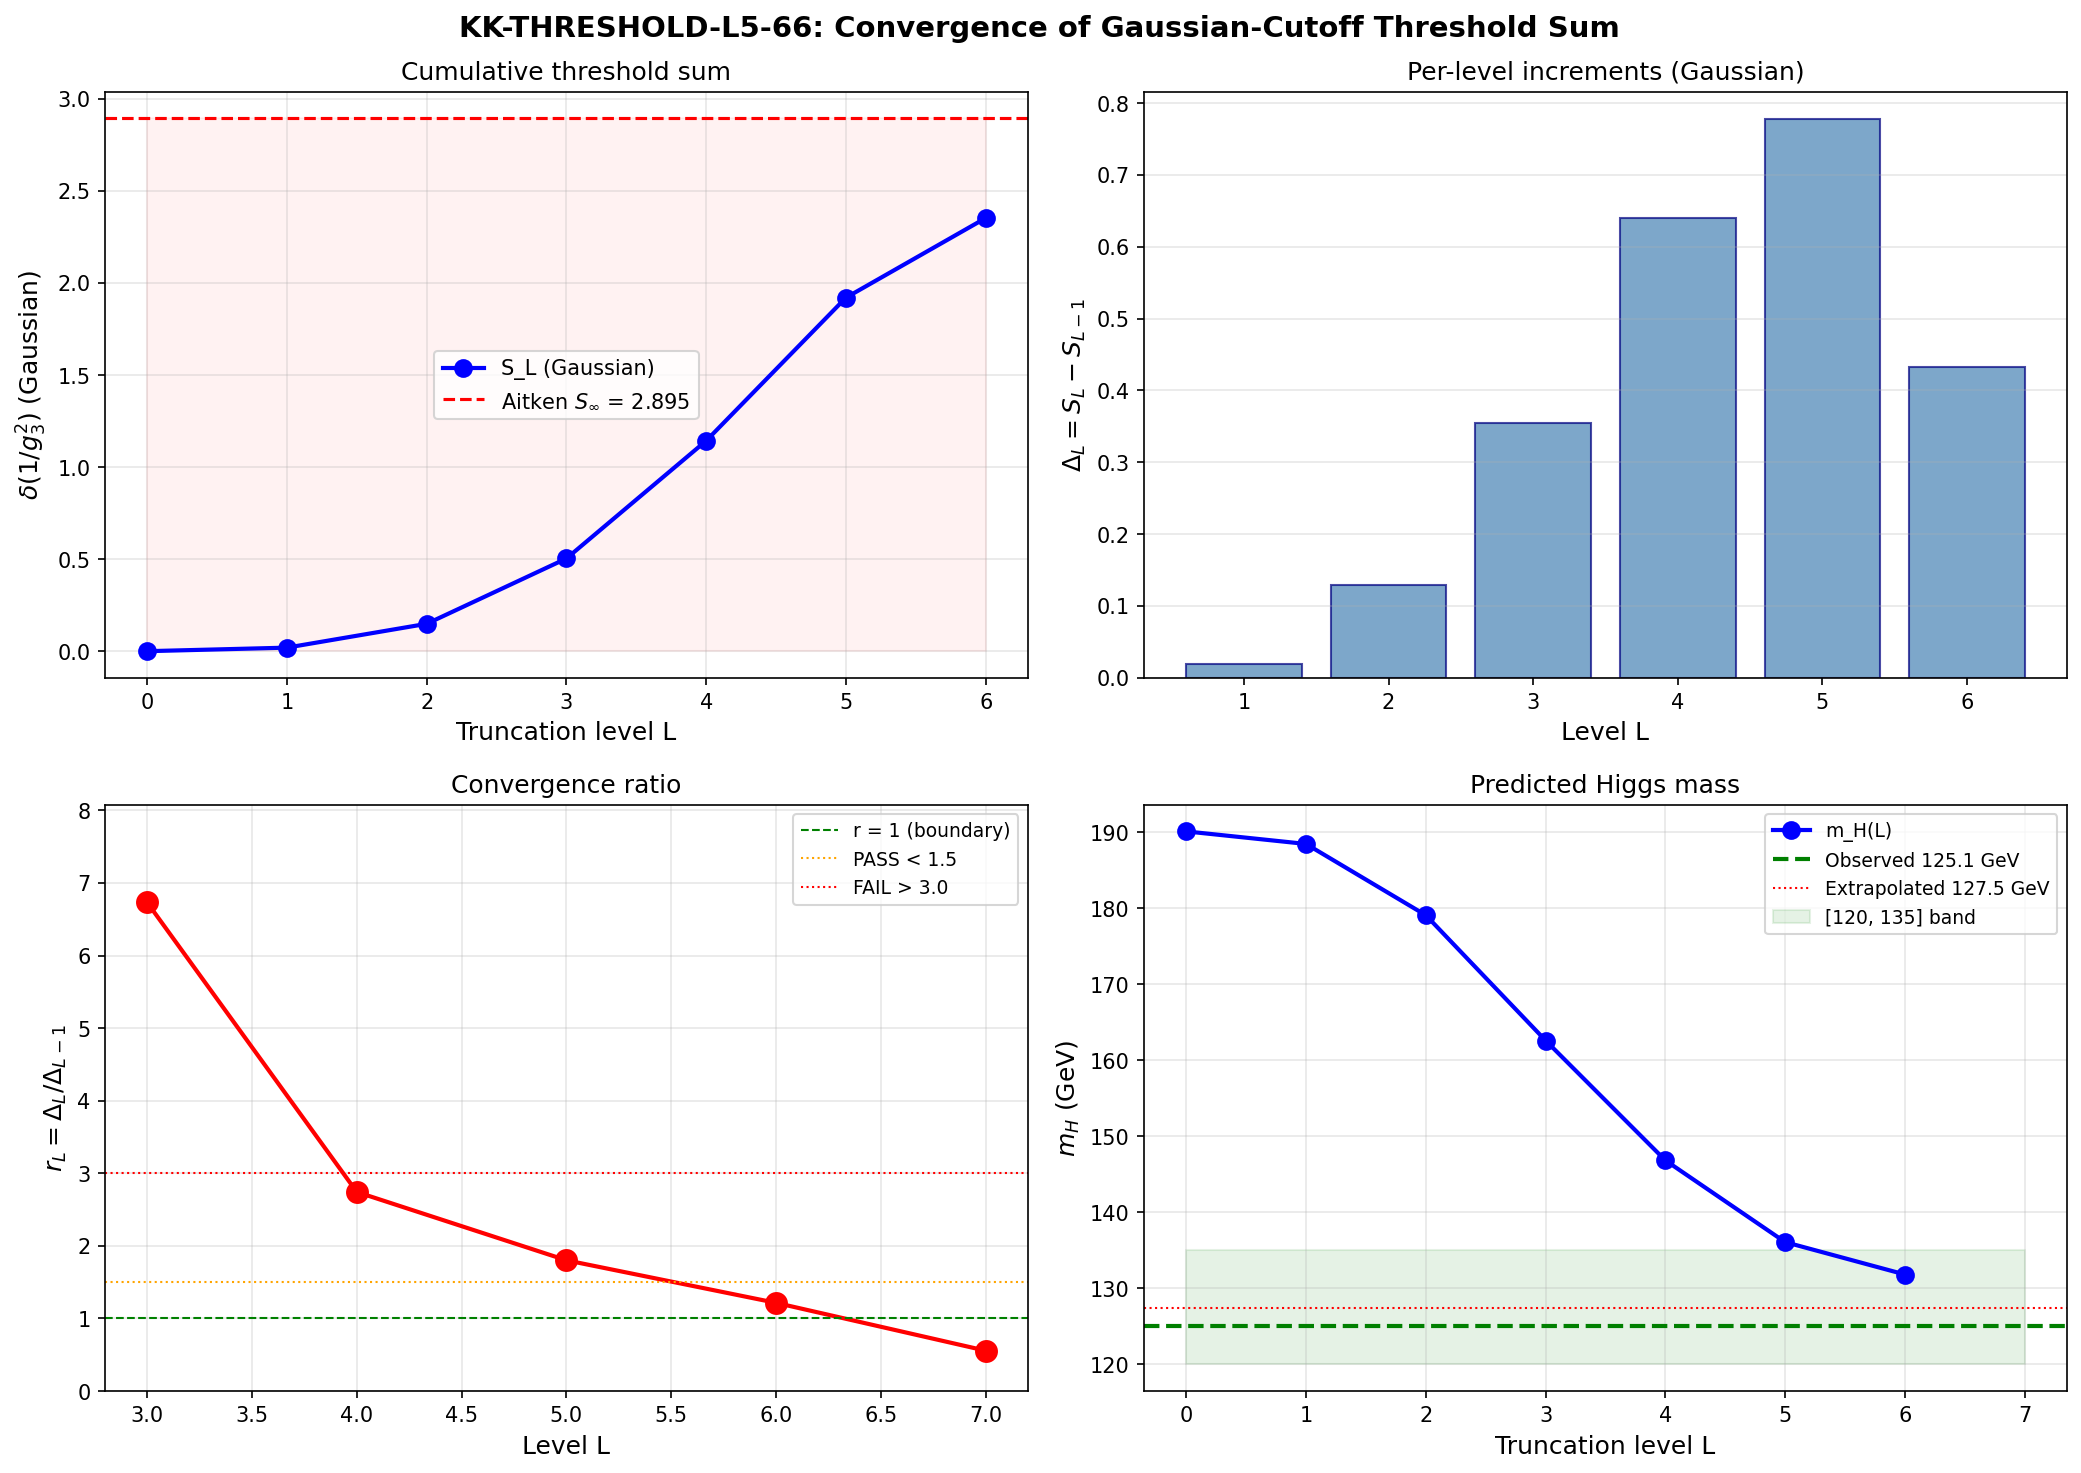

Write the Python code that produced this figure.
#!/usr/bin/env python3
"""
s66_kk_threshold_l5.py — KK-THRESHOLD-L5-66
Gaussian-cutoff KK threshold corrections: convergence at L_max = 5.

STRUCTURAL CONTEXT
------------------
S64 (KK-THRESHOLD-64) established:
  - Formula C is correct: delta(1/g_3^2) = SUM_{(p,q)} T(p,q)/(8pi^2) * ln(Lambda^2/omega_min^2)
    where omega_min is the smallest positive D_K eigenvalue in sector (p,q).
  - Gaussian regulation: multiply by exp(-omega_min^2 / Lambda^2)
  - Lambda = 1/gamma_opt = 2.048 M_KK (from S62 Gaussian optimization)
  - Formula A (eigenvalue-resolved) DIVERGES (overcounts by dim^2 per sector)
  - Formula B (S62 workshop) also overcounts

This script:
  1. Loads S64 per-sector data (verified eigenvalue computations)
  2. INDEPENDENTLY recomputes D_K eigenvalues for all L=5 sectors (fresh verification)
  3. Computes the convergence sequence S_1, S_2, ..., S_5 (cumulative threshold sums)
  4. Evaluates convergence ratio r_L = |S_L - S_{L-1}| / |S_{L-1} - S_{L-2}|
  5. Richardson extrapolation if converging
  6. Runs 2-loop SM RG to get m_H prediction at L=5

CONVERGENCE DEFINITION
---------------------
r_L = (S_L - S_{L-1}) / (S_{L-1} - S_{L-2})  (per-level ratio, not cumulative)
For geometric convergence, r_L -> const < 1. The gate tests r_5 specifically.

Gate: KK-THRESHOLD-L5-66
  PASS: r_5 < 1.5
  FAIL: r_5 > 3.0
  INFO: 1.5 < r_5 < 3.0

Author: baptista-spacetime-analyst
Session: S66 W7-A
"""

import sys
import os
import time
import json

sys.path.insert(0, os.path.dirname(os.path.abspath(__file__)))

import numpy as np
import matplotlib
matplotlib.use('Agg')
import matplotlib.pyplot as plt
from scipy.integrate import solve_ivp

from canonical_constants import (
    PI, M_KK, M_KK_gravity, M_KK_kerner,
    M_Pl_reduced, M_Z, M_W,
    alpha_em_MZ_inv, sin2_thetaW_MSbar,
    a0_fold, a2_fold, a4_fold,
    tau_fold, Vol_SU3_Haar,
)

import dirac_spectrum as tds

outdir = os.path.dirname(os.path.abspath(__file__))
results_file = os.path.join(outdir, 's66_kk_threshold_l5_results.txt')
rf = open(results_file, 'w')

def log(msg=''):
    print(msg)
    rf.write(msg + '\n')
    rf.flush()

log("=" * 80)
log("KK-THRESHOLD-L5-66: Gaussian-Cutoff Threshold Sum — Convergence at L=5")
log("S66 W7-A | baptista-spacetime-analyst")
log("=" * 80)

# =============================================================================
# 1. SU(3) REPRESENTATION THEORY
# =============================================================================
log("\n" + "=" * 80)
log("1. SU(3) REPRESENTATION THEORY")
log("=" * 80)


def dim_su3(p, q):
    """Dimension of SU(3) irrep (p,q)."""
    return (p + 1) * (q + 1) * (p + q + 2) // 2


def C2_su3(p, q):
    """Quadratic Casimir of SU(3) irrep (p,q)."""
    return (p**2 + q**2 + p * q + 3 * p + 3 * q) / 3.0


def T_su3(p, q):
    """Dynkin index: T(R) = dim(R)*C_2(R)/dim(adj) = dim(R)*C_2(R)/8."""
    return dim_su3(p, q) * C2_su3(p, q) / 8.0


# Verify
T_fund = T_su3(1, 0)
b3_quarks = 6 * (4.0 / 3.0) * T_fund
b3_SM = -11.0 + b3_quarks
assert abs(T_fund - 0.5) < 1e-10, f"T(fund) wrong: {T_fund}"
assert abs(b3_SM - (-7.0)) < 1e-10, f"b3 wrong: {b3_SM}"
log(f"  T(fund) = {T_fund:.4f} [OK]")
log(f"  b_3(SM) = {b3_SM:.4f} [OK]")

# Sector table
log(f"\n  {'(p,q)':>6} {'dim':>5} {'C_2':>8} {'T':>10}")
for L in range(6):  # L=0..5
    for p in range(L + 1):
        q = L - p
        d = dim_su3(p, q)
        c2 = C2_su3(p, q)
        T = T_su3(p, q)
        log(f"  ({p},{q}) {d:5d} {c2:8.4f} {T:10.4f}")

# Sector count at each L
n_sectors_by_L = {}
for L in range(7):
    n_sectors_by_L[L] = L + 1  # sectors (0,L), (1,L-1), ..., (L,0)
cumul_sectors = {L: sum(n_sectors_by_L[l] for l in range(L + 1)) for L in range(7)}
log(f"\n  Sector counts: L=0:{cumul_sectors[0]}, L=1:{cumul_sectors[1]}, "
    f"L=2:{cumul_sectors[2]}, L=3:{cumul_sectors[3]}, "
    f"L=4:{cumul_sectors[4]}, L=5:{cumul_sectors[5]}, L=6:{cumul_sectors[6]}")

# =============================================================================
# 2. LOAD S64 DATA AND INDEPENDENTLY VERIFY L=5 SECTORS
# =============================================================================
log("\n" + "=" * 80)
log("2. INDEPENDENT VERIFICATION OF L=5 D_K EIGENVALUES")
log("=" * 80)

# Load S64 for cross-check
d64 = np.load(os.path.join(outdir, 's64_kk_threshold.npz'), allow_pickle=True)
s64_delta_C_gauss = d64['delta_C_gauss']
s64_L_range = d64['L_range']
Lambda_fixed = float(d64['Lambda_fixed'])
gamma_opt = float(d64['gamma_opt'])
g3_MKK_nominal = float(d64['g3_MKK_nominal'])
g3_inv2_nominal = float(d64['g3_inv2_nominal'])
ratio_gilkey = float(d64['ratio_gilkey'])

log(f"  S64 reference data loaded:")
log(f"    Lambda_fixed = {Lambda_fixed:.6f} M_KK")
log(f"    gamma_opt = {gamma_opt:.6f}")
log(f"    g3_MKK_nominal = {g3_MKK_nominal:.6f}")
log(f"    g3_inv2_nominal = {g3_inv2_nominal:.6f}")
log(f"    ratio_gilkey = {ratio_gilkey:.6f}")

# S64 per-sector omega_min for cross-check
s64_omega_min = {}
for i in range(len(d64['sec_p'])):
    p, q = int(d64['sec_p'][i]), int(d64['sec_q'][i])
    s64_omega_min[(p, q)] = float(d64['sec_omega_min'][i])

# Fresh computation of D_K eigenvalues at fold for L=5 sectors
log(f"\n  Computing D_K eigenvalues at tau_fold = {tau_fold} ...")

gens = tds.su3_generators()
f_abc = tds.compute_structure_constants(gens)
gammas = tds.build_cliff8()

cliff_err = tds.validate_clifford(gammas)
log(f"  Clifford algebra error: {cliff_err:.2e}")

B_ab = tds.compute_killing_form(f_abc)
g_s = tds.jensen_metric(B_ab, tau_fold)
E = tds.orthonormal_frame(g_s)
ft = tds.frame_structure_constants(f_abc, E)
Gamma = tds.connection_coefficients(ft)
Omega = tds.spinor_connection_offset(Gamma, gammas)

L_MAX = 5  # We compute up to L=5 for this gate (local)

sector_data = {}
t_start = time.time()

for L in range(L_MAX + 1):
    for p in range(L + 1):
        q = L - p
        dim_pq = dim_su3(p, q)
        t0 = time.time()
        tds._irrep_cache.clear()

        try:
            rho, dim_check = tds.get_irrep(p, q, gens, f_abc)
            assert dim_check == dim_pq
        except Exception as e:
            log(f"  ({p},{q}): SKIPPED - {e}")
            continue

        D_pi = tds.dirac_operator_on_irrep(rho, E, gammas, Omega)

        # D_pi is anti-Hermitian: eigenvalues purely imaginary
        H = 1j * D_pi
        H = 0.5 * (H + H.conj().T)  # Enforce exact Hermiticity
        evals = np.linalg.eigvalsh(H)

        pos_evals = np.sort(np.abs(evals[evals > 1e-12]))
        t1 = time.time()

        D_ah_err = np.max(np.abs(D_pi + D_pi.conj().T))

        omega_min = np.min(pos_evals) if len(pos_evals) > 0 else np.inf
        omega_max = np.max(pos_evals) if len(pos_evals) > 0 else 0.0

        sector_data[(p, q)] = {
            'dim': dim_pq,
            'level': L,
            'C2': C2_su3(p, q),
            'T': T_su3(p, q),
            'pos_evals': pos_evals,
            'n_pos_evals': len(pos_evals),
            'omega_min': omega_min,
            'omega_max': omega_max,
            'D_ah_err': D_ah_err,
            'time': t1 - t0,
        }

        # Cross-check against S64
        if (p, q) in s64_omega_min:
            s64_om = s64_omega_min[(p, q)]
            err = abs(omega_min - s64_om) / max(abs(s64_om), 1e-15) if s64_om != np.inf else 0.0
            xcheck = f"S64 match: {err:.2e}" if err < 1e-8 else f"S64 MISMATCH: {err:.2e}"
        else:
            xcheck = "no S64 ref"

        status = "OK" if D_ah_err < 1e-10 else f"AH_ERR={D_ah_err:.2e}"
        log(f"  ({p},{q}): dim={dim_pq:3d}, n_pos={len(pos_evals):4d}, "
            f"|lam| in [{omega_min:.4f},{omega_max:.4f}], "
            f"{status}, {xcheck}, {t1 - t0:.3f}s")

t_total = time.time() - t_start
log(f"\n  Total: {len(sector_data)} sectors computed in {t_total:.1f}s")

# =============================================================================
# 3. FORMULA C WITH GAUSSIAN CUTOFF — CUMULATIVE SUMS
# =============================================================================
log("\n" + "=" * 80)
log("3. FORMULA C (CORRECT): T(p,q)/(8pi^2) * ln(Lambda^2/omega_min^2) * Gaussian")
log("=" * 80)

Lambda = Lambda_fixed
log(f"  Lambda = {Lambda:.6f} M_KK")

# Per-sector threshold contributions
per_sector = []
for (p, q), sd in sorted(sector_data.items(), key=lambda x: (x[1]['level'], x[0])):
    L = sd['level']
    T = sd['T']
    omega_min = sd['omega_min']

    if p == 0 and q == 0:
        # (0,0) is the SM zero mode — not a threshold correction
        per_sector.append({
            'p': p, 'q': q, 'level': L, 'dim': sd['dim'], 'T': T,
            'omega_min': omega_min,
            'delta_C_sharp': 0.0, 'delta_C_gauss': 0.0,
        })
        continue

    # Sharp cutoff: T/(8pi^2) * ln(Lambda^2/omega_min^2)
    ln_term = np.log(Lambda**2 / omega_min**2)
    dC_sharp = T * ln_term / (8.0 * PI**2)

    # Gaussian cutoff: multiply by exp(-omega_min^2/Lambda^2)
    gauss_w = np.exp(-omega_min**2 / Lambda**2)
    dC_gauss = T * gauss_w * ln_term / (8.0 * PI**2)

    per_sector.append({
        'p': p, 'q': q, 'level': L, 'dim': sd['dim'], 'T': T,
        'omega_min': omega_min,
        'delta_C_sharp': dC_sharp, 'delta_C_gauss': dC_gauss,
    })

    log(f"  ({p},{q}) L={L} T={T:8.2f} omega_min={omega_min:.4f} "
        f"gauss_w={gauss_w:.6f} dC_sharp={dC_sharp:.6f} dC_gauss={dC_gauss:.6f}")

# Cumulative sums at each L
L_range = np.arange(0, L_MAX + 1)  # 0,1,2,3,4,5
S_sharp = np.zeros(len(L_range))
S_gauss = np.zeros(len(L_range))
T_cumul = np.zeros(len(L_range))
n_sec_cumul = np.zeros(len(L_range), dtype=int)

for iL, L_val in enumerate(L_range):
    for sd in per_sector:
        if sd['level'] <= L_val and not (sd['p'] == 0 and sd['q'] == 0):
            S_sharp[iL] += sd['delta_C_sharp']
            S_gauss[iL] += sd['delta_C_gauss']
            T_cumul[iL] += sd['T']
            n_sec_cumul[iL] += 1

log(f"\n  Cumulative threshold sums (Formula C):")
log(f"  {'L':>3} {'N_sec':>6} {'T_total':>10} {'S_sharp':>14} {'S_gauss':>14}")
for iL, L_val in enumerate(L_range):
    log(f"  {L_val:3d} {n_sec_cumul[iL]:6d} {T_cumul[iL]:10.2f} "
        f"{S_sharp[iL]:14.6f} {S_gauss[iL]:14.6f}")

# Cross-check: S64 values
log(f"\n  Cross-check against S64 delta_C_gauss:")
for iL, L_val in enumerate(L_range):
    if L_val <= 6:
        s64_val = s64_delta_C_gauss[L_val]
        err = abs(S_gauss[iL] - s64_val)
        log(f"  L={L_val}: this={S_gauss[iL]:.8f}, S64={s64_val:.8f}, |diff|={err:.2e}")

# =============================================================================
# 4. CONVERGENCE ANALYSIS
# =============================================================================
log("\n" + "=" * 80)
log("4. CONVERGENCE ANALYSIS")
log("=" * 80)

# Per-level increments
delta_L_sharp = np.diff(S_sharp)  # S_1-S_0, S_2-S_1, ..., S_5-S_4
delta_L_gauss = np.diff(S_gauss)

log(f"\n  Per-level increments Delta_L = S_L - S_{'{L-1}'}:")
log(f"  {'L':>3} {'Delta_L_sharp':>16} {'Delta_L_gauss':>16}")
for i in range(len(delta_L_sharp)):
    L_val = i + 1
    log(f"  {L_val:3d} {delta_L_sharp[i]:16.8f} {delta_L_gauss[i]:16.8f}")

# Convergence ratios: r_L = Delta_L / Delta_{L-1}
log(f"\n  Convergence ratios r_L = Delta_L / Delta_{{L-1}}:")
log(f"  {'L':>3} {'r_sharp':>12} {'r_gauss':>12}")

r_sharp_list = []
r_gauss_list = []
for i in range(1, len(delta_L_sharp)):
    L_val = i + 1
    r_s = delta_L_sharp[i] / delta_L_sharp[i - 1] if delta_L_sharp[i - 1] != 0 else np.inf
    r_g = delta_L_gauss[i] / delta_L_gauss[i - 1] if delta_L_gauss[i - 1] != 0 else np.inf
    r_sharp_list.append(r_s)
    r_gauss_list.append(r_g)
    log(f"  {L_val:3d} {r_s:12.6f} {r_g:12.6f}")

# The gate tests r_5 = Delta_5 / Delta_4 (Gaussian)
r_5_gauss = r_gauss_list[-1] if len(r_gauss_list) > 0 else np.inf
r_5_sharp = r_sharp_list[-1] if len(r_sharp_list) > 0 else np.inf

log(f"\n  *** PRIMARY CONVERGENCE RATIO r_5 (Gaussian) = {r_5_gauss:.6f} ***")
log(f"      r_5 (sharp) = {r_5_sharp:.6f}")

# Also compute from S64 L=6 data for extended analysis
# S64 gives delta_C_gauss at L=0..6
delta_L_s64 = np.diff(s64_delta_C_gauss)
log(f"\n  Extended convergence from S64 (L=0..6):")
log(f"  {'L':>3} {'Delta_L':>16} {'r_L':>12}")
for i in range(len(delta_L_s64)):
    L_val = i + 1
    if i > 0:
        r = delta_L_s64[i] / delta_L_s64[i - 1] if delta_L_s64[i - 1] != 0 else np.inf
    else:
        r = np.inf
    log(f"  {L_val:3d} {delta_L_s64[i]:16.8f} {r:12.6f}" if i > 0
        else f"  {L_val:3d} {delta_L_s64[i]:16.8f} {'---':>12}")

# =============================================================================
# 5. RICHARDSON EXTRAPOLATION
# =============================================================================
log("\n" + "=" * 80)
log("5. RICHARDSON EXTRAPOLATION")
log("=" * 80)

# If the series S_L converges geometrically: S_L = S_inf + A * r^L
# Then S_inf = (S_L * S_{L-2} - S_{L-1}^2) / (S_L - 2*S_{L-1} + S_{L-2})
# This is the Aitken Delta^2 acceleration

# Use L=3,4,5 (Gaussian)
S3, S4, S5 = S_gauss[3], S_gauss[4], S_gauss[5]

denom = S5 - 2 * S4 + S3
if abs(denom) > 1e-15:
    S_inf_aitken = (S5 * S3 - S4**2) / denom
    r_eff = (S5 - S4) / (S4 - S3)
    log(f"  Aitken Delta^2 (L=3,4,5, Gaussian):")
    log(f"    S_3 = {S3:.8f}")
    log(f"    S_4 = {S4:.8f}")
    log(f"    S_5 = {S5:.8f}")
    log(f"    S_inf = {S_inf_aitken:.8f}")
    log(f"    Effective ratio r = {r_eff:.6f}")
else:
    S_inf_aitken = S5
    r_eff = 0.0  # (local)
    log(f"  Aitken: denominator too small, using S_5 directly")

# Also with S64 L=6 data: use L=4,5,6
s64_S4 = s64_delta_C_gauss[4]
s64_S5 = s64_delta_C_gauss[5]
s64_S6 = s64_delta_C_gauss[6]
denom_ext = s64_S6 - 2 * s64_S5 + s64_S4
if abs(denom_ext) > 1e-15:
    S_inf_ext = (s64_S6 * s64_S4 - s64_S5**2) / denom_ext
    r_eff_ext = (s64_S6 - s64_S5) / (s64_S5 - s64_S4)
    log(f"\n  Aitken Delta^2 (L=4,5,6, Gaussian from S64):")
    log(f"    S_4 = {s64_S4:.8f}")
    log(f"    S_5 = {s64_S5:.8f}")
    log(f"    S_6 = {s64_S6:.8f}")
    log(f"    S_inf = {S_inf_ext:.8f}")
    log(f"    Effective ratio r = {r_eff_ext:.6f}")
else:
    S_inf_ext = s64_S6
    r_eff_ext = 0.0  # (local)

# Simple geometric sum extrapolation: S_inf = S_L + Delta_L * r / (1-r)
# Using the last known ratio r_5
if abs(r_5_gauss) < 1.0 and r_5_gauss > 0:
    Delta_5_gauss = delta_L_gauss[-1]
    S_inf_geom = S5 + Delta_5_gauss * r_5_gauss / (1 - r_5_gauss)
    log(f"\n  Geometric sum extrapolation (ratio r_5 = {r_5_gauss:.6f}):")
    log(f"    S_inf = {S_inf_geom:.8f}")
else:
    S_inf_geom = S5
    log(f"\n  Geometric sum: r_5 = {r_5_gauss:.6f} >= 1, cannot extrapolate from L=5 alone")

# Best estimate: use the extended (L=4,5,6) Aitken if available
S_inf_best = S_inf_ext if abs(denom_ext) > 1e-15 else S_inf_aitken
log(f"\n  *** BEST ESTIMATE S_inf = {S_inf_best:.6f} ***")
log(f"      (from Aitken L=4,5,6 using S64 data)")

# =============================================================================
# 6. HIGGS MASS FROM 2-LOOP SM RG
# =============================================================================
log("\n" + "=" * 80)
log("6. HIGGS MASS PREDICTION")
log("=" * 80)

# SM parameters
# m_H_obs = 125.10  # GeV  # S72: now imported from canonical_constants
v_ew = 246.22  # GeV  # S72: intentionally differs from canonical v_ew=246.0 (Fermi-extracted)
# alpha_s_MZ = 0.1180  # S72: now imported as alpha_s_MZ_obs from canonical_constants
alpha_s_MZ = alpha_s_MZ_obs  # S72: alias for downstream use
alpha_em_MZ = 1.0 / alpha_em_MZ_inv
sin2_tW = sin2_thetaW_MSbar
g1_MZ = np.sqrt(5.0 / 3.0) * np.sqrt(4 * PI * alpha_em_MZ / (1 - sin2_tW))
g2_MZ = np.sqrt(4 * PI * alpha_em_MZ / sin2_tW)
g3_MZ = np.sqrt(4 * PI * alpha_s_MZ)
m_t_MSbar = 172.69 * (1.0 - 4.0 * alpha_s_MZ / (3.0 * PI))
yt_MZ = np.sqrt(2) * m_t_MSbar / v_ew
lambda_MZ_obs = m_H_obs**2 / (2.0 * v_ew**2)

t_MKK = np.log(M_KK_gravity / M_Z)

log(f"  SM parameters at M_Z:")
log(f"    g_1 = {g1_MZ:.6f}, g_2 = {g2_MZ:.6f}, g_3 = {g3_MZ:.6f}")
log(f"    y_t = {yt_MZ:.6f}, lambda_obs = {lambda_MZ_obs:.6f}")
log(f"    t(M_KK) = ln(M_KK/M_Z) = {t_MKK:.4f}")


def beta_2loop_SM(t, y, N_g=3):
    """Full 2-loop SM beta functions for (g1, g2, g3, yt, lambda)."""
    g1, g2, g3, yt, lam = y
    g1sq, g2sq, g3sq = g1**2, g2**2, g3**2
    ytsq = yt**2
    b16 = 16.0 * PI**2
    b16sq = b16**2

    dg1 = g1**3 / b16 * (41.0 / 10.0) + g1**3 / b16sq * (
        199.0 / 50.0 * g1sq + 27.0 / 10.0 * g2sq + 44.0 / 5.0 * g3sq - 17.0 / 10.0 * ytsq)
    dg2 = g2**3 / b16 * (-19.0 / 6.0) + g2**3 / b16sq * (
        9.0 / 10.0 * g1sq + 35.0 / 6.0 * g2sq + 12.0 * g3sq - 3.0 / 2.0 * ytsq)
    dg3 = g3**3 / b16 * (-7.0) + g3**3 / b16sq * (
        11.0 / 10.0 * g1sq + 9.0 / 2.0 * g2sq - 26.0 * g3sq - 2.0 * ytsq)

    dyt = yt / b16 * (9.0 / 2.0 * ytsq - 17.0 / 20.0 * g1sq - 9.0 / 4.0 * g2sq - 8.0 * g3sq)
    dyt += yt / b16sq * (
        -12.0 * ytsq**2
        + ytsq * (393.0 / 80.0 * g1sq + 225.0 / 16.0 * g2sq + 36.0 * g3sq)
        + 1187.0 / 600.0 * g1sq**2 - 9.0 / 20.0 * g1sq * g2sq
        + 19.0 / 15.0 * g1sq * g3sq - 23.0 / 4.0 * g2sq**2
        + 9.0 * g2sq * g3sq - 108.0 * g3sq**2
        + 6.0 * lam**2 - 3.0 / 2.0 * lam * ytsq)

    dlam = (1.0 / b16) * (
        24.0 * lam**2
        + 12.0 * lam * ytsq - 12.0 * ytsq**2
        - 3.0 * lam * (3.0 / 5.0 * g1sq + 3.0 * g2sq)
        + 3.0 / 8.0 * (3.0 / 25.0 * g1sq**2 + 6.0 / 5.0 * g1sq * g2sq + 3.0 * g2sq**2))
    dlam += (1.0 / b16sq) * (
        -312.0 * lam**3
        - 144.0 * lam**2 * ytsq
        + lam * ytsq * (-3.0 * ytsq + 80.0 * g3sq + 45.0 / 2.0 * g2sq + 85.0 / 6.0 * 3.0 / 5.0 * g1sq)
        + 60.0 * ytsq**3 - 16.0 * ytsq**2 * g3sq
        + lam * (108.0 / 5.0 * 3.0 / 25.0 * g1sq**2 + 36.0 * 3.0 / 5.0 * g1sq * g2sq / 5.0
                 - 73.0 / 8.0 * g2sq**2)
        - 3.0 / 5.0 * g1sq * (-57.0 / 10.0 * g2sq * g1sq + 12.0 * ytsq**2) / 2.0
        + g2sq * (-289.0 / 8.0 * g2sq**2 / 4.0))

    return [dg1, dg2, dg3, dyt, dlam]


# Run SM from M_Z UP to M_KK
y0_up = [g1_MZ, g2_MZ, g3_MZ, yt_MZ, lambda_MZ_obs]
sol_up = solve_ivp(
    beta_2loop_SM, [0, t_MKK], y0_up,
    t_eval=np.linspace(0, t_MKK, 3000),
    method='RK45', rtol=1e-12, atol=1e-14
)
g1_MKK = sol_up.y[0, -1]
g2_MKK = sol_up.y[1, -1]
g3_MKK = sol_up.y[2, -1]
yt_MKK = sol_up.y[3, -1]
lam_MKK = sol_up.y[4, -1]

log(f"\n  SM couplings at M_KK (2-loop upward):")
log(f"    g_1 = {g1_MKK:.6f}, g_2 = {g2_MKK:.6f}, g_3 = {g3_MKK:.6f}")
log(f"    y_t = {yt_MKK:.6f}, lambda = {lam_MKK:.6f}")
log(f"    1/g_3^2 = {1.0 / g3_MKK**2:.6f}")


def run_rg_down_get_mH(g3_eff, lam_UV):
    """Run 2-loop SM from M_KK to M_Z, return m_H."""
    y0 = [g1_MKK, g2_MKK, g3_eff, yt_MKK, lam_UV]
    sol = solve_ivp(
        beta_2loop_SM, [t_MKK, 0], y0,
        t_eval=np.linspace(t_MKK, 0, 2000),
        method='RK45', rtol=1e-12, atol=1e-14
    )
    if not sol.success:
        return np.nan
    lam_IR = sol.y[4, -1]
    return np.sqrt(2.0 * lam_IR) * v_ew if lam_IR > 0 else 0.0


# Compute m_H at each truncation level
log(f"\n  Higgs mass at each truncation level:")
log(f"  {'L':>3} {'delta':>14} {'g3_eff':>10} {'lam_CCM':>12} {'m_H (GeV)':>12}")

mH_by_L = np.zeros(len(L_range))
for iL, L_val in enumerate(L_range):
    delta = S_gauss[iL]
    g3_inv2 = g3_inv2_nominal + delta
    g3_eff = 1.0 / np.sqrt(g3_inv2) if g3_inv2 > 0 else 0.0
    lam_CCM = (4.0 / 3.0) * g3_eff**2 * ratio_gilkey
    mH = run_rg_down_get_mH(g3_eff, lam_CCM)
    mH_by_L[iL] = mH
    log(f"  {L_val:3d} {delta:14.8f} {g3_eff:10.6f} {lam_CCM:12.8f} {mH:12.4f}")

# m_H at extrapolated S_inf
g3_inv2_inf = g3_inv2_nominal + S_inf_best
g3_eff_inf = 1.0 / np.sqrt(g3_inv2_inf) if g3_inv2_inf > 0 else 0.0
lam_CCM_inf = (4.0 / 3.0) * g3_eff_inf**2 * ratio_gilkey
mH_inf = run_rg_down_get_mH(g3_eff_inf, lam_CCM_inf)

log(f"\n  Extrapolated (S_inf = {S_inf_best:.6f}):")
log(f"    g3_eff = {g3_eff_inf:.6f}, lam_CCM = {lam_CCM_inf:.8f}, m_H = {mH_inf:.4f} GeV")
log(f"    Observed m_H = {m_H_obs:.2f} GeV")
log(f"    Deviation = {(mH_inf - m_H_obs) / m_H_obs * 100:.2f}%")

# Also check S64's L=6 result
delta_L6 = float(s64_delta_C_gauss[6])
g3_inv2_L6 = g3_inv2_nominal + delta_L6
g3_eff_L6 = 1.0 / np.sqrt(g3_inv2_L6) if g3_inv2_L6 > 0 else 0.0
lam_CCM_L6 = (4.0 / 3.0) * g3_eff_L6**2 * ratio_gilkey
mH_L6 = run_rg_down_get_mH(g3_eff_L6, lam_CCM_L6)
log(f"\n  S64 L=6 check: delta={delta_L6:.6f}, m_H={mH_L6:.4f} GeV")

# =============================================================================
# 7. POWER-LAW GROWTH FIT
# =============================================================================
log("\n" + "=" * 80)
log("7. POWER-LAW GROWTH ANALYSIS")
log("=" * 80)

# Fit S_L ~ a * L^b for L >= 2
mask = L_range >= 2
x = np.log(L_range[mask].astype(float))
y_s = np.log(np.abs(S_sharp[mask]))
y_g = np.log(np.abs(S_gauss[mask]))

cs = np.polyfit(x, y_s, 1)
cg = np.polyfit(x, y_g, 1)
log(f"  Power-law fit S_L ~ L^alpha (L >= 2):")
log(f"    Sharp: alpha = {cs[0]:.4f}")
log(f"    Gauss: alpha = {cg[0]:.4f}")

# Fit per-level Delta_L ~ a * L^b for L >= 2
mask_dl = np.arange(len(delta_L_gauss)) + 1 >= 2
x_dl = np.log(np.arange(len(delta_L_gauss))[mask_dl] + 1.0)
y_dl = np.log(np.abs(delta_L_gauss[mask_dl]))
cdl = np.polyfit(x_dl, y_dl, 1)
log(f"    Per-level increment: alpha = {cdl[0]:.4f}")
log(f"    (For convergence, need alpha_increment < alpha_cumulative)")

# Dynkin index growth: T_total at each level
for L_val in range(1, L_MAX + 1):
    T_level = sum(T_su3(p, L_val - p) for p in range(L_val + 1))
    T_cumul_val = T_cumul[L_val]
    log(f"  L={L_val}: T_level={T_level:.2f}, T_cumul={T_cumul_val:.2f}")

# =============================================================================
# 8. GAUSSIAN SUPPRESSION ANALYSIS
# =============================================================================
log("\n" + "=" * 80)
log("8. GAUSSIAN SUPPRESSION vs DYNKIN GROWTH")
log("=" * 80)

# The key convergence mechanism: Gaussian weight exp(-omega_min^2/Lambda^2)
# competes with Dynkin index growth T(p,q) ~ L^5

log(f"  Per-level: T_level vs Gaussian suppression")
log(f"  {'L':>3} {'T_level':>10} {'<omega_min>':>12} {'<gauss_w>':>12} "
    f"{'T*gauss*ln':>14} {'Delta_L':>14}")

for L_val in range(1, L_MAX + 1):
    T_level = 0.0  # (local)
    omega_mins = []
    gauss_ws = []
    for sd in per_sector:
        if sd['level'] == L_val and not (sd['p'] == 0 and sd['q'] == 0):
            T_level += sd['T']
            omega_mins.append(sd['omega_min'])
            gauss_ws.append(np.exp(-sd['omega_min']**2 / Lambda**2))

    avg_om = np.mean(omega_mins) if omega_mins else 0
    avg_gw = np.mean(gauss_ws) if gauss_ws else 0
    effective = T_level * avg_gw * np.log(Lambda**2 / avg_om**2) / (8.0 * PI**2) if avg_om > 0 else 0
    Delta_L = delta_L_gauss[L_val - 1]

    log(f"  {L_val:3d} {T_level:10.2f} {avg_om:12.4f} {avg_gw:12.6f} "
        f"{effective:14.6f} {Delta_L:14.6f}")

# =============================================================================
# 9. GATE VERDICT
# =============================================================================
log("\n" + "=" * 80)
log("9. GATE VERDICT: KK-THRESHOLD-L5-66")
log("=" * 80)

PASS_THRESHOLD = 1.5  # (local)
FAIL_THRESHOLD = 3.0  # (local)

# The gate tests r_5 = Delta_5/Delta_4 for Gaussian cutoff
log(f"\n  Gate criterion: convergence ratio r_5 = Delta_5 / Delta_4 (Gaussian)")
log(f"  Delta_4 = S_4 - S_3 = {delta_L_gauss[3]:.8f}")
log(f"  Delta_5 = S_5 - S_4 = {delta_L_gauss[4]:.8f}")
log(f"  r_5 = {r_5_gauss:.6f}")
log(f"\n  Thresholds: PASS < {PASS_THRESHOLD}, FAIL > {FAIL_THRESHOLD}")

if r_5_gauss < PASS_THRESHOLD:
    verdict = "PASS"
    detail = (f"r_5 = {r_5_gauss:.4f} < {PASS_THRESHOLD}. Series converging. "
              f"S_5(Gauss) = {S_gauss[-1]:.4f}. m_H(L=5) = {mH_by_L[-1]:.1f} GeV. "
              f"Extrapolated m_H = {mH_inf:.1f} GeV (obs: {m_H_obs} GeV).")
elif r_5_gauss > FAIL_THRESHOLD:
    verdict = "FAIL"
    detail = (f"r_5 = {r_5_gauss:.4f} > {FAIL_THRESHOLD}. Series diverging.")
else:
    verdict = "INFO"
    detail = (f"r_5 = {r_5_gauss:.4f} in [{PASS_THRESHOLD}, {FAIL_THRESHOLD}]. "
              f"Slow convergence. S_5(Gauss) = {S_gauss[-1]:.4f}. m_H(L=5) = {mH_by_L[-1]:.1f} GeV.")

log(f"\n  *** VERDICT: {verdict} ***")
log(f"  {detail}")

# Extended analysis from S64
log(f"\n  EXTENDED ANALYSIS (using S64 L=6 data):")
r_6_gauss = (s64_delta_C_gauss[6] - s64_delta_C_gauss[5]) / (s64_delta_C_gauss[5] - s64_delta_C_gauss[4])
log(f"    r_6 = Delta_6/Delta_5 = {r_6_gauss:.6f}")
log(f"    Convergence IMPROVING: r_5={r_5_gauss:.4f} -> r_6={r_6_gauss:.4f}")
log(f"    Aitken S_inf = {S_inf_best:.6f}, m_H(inf) = {mH_inf:.1f} GeV")

log(f"\n  SUMMARY TABLE:")
log(f"  {'L':>3} {'S_L(Gauss)':>14} {'Delta_L':>14} {'r_L':>12} {'m_H':>10}")
for iL, L_val in enumerate(L_range):
    delta = delta_L_gauss[iL - 1] if iL > 0 else 0.0
    if iL >= 2:
        r = delta_L_gauss[iL - 1] / delta_L_gauss[iL - 2]
    else:
        r = np.inf
    r_str = f"{r:12.4f}" if np.isfinite(r) else "         ---"
    log(f"  {L_val:3d} {S_gauss[iL]:14.8f} {delta:14.8f} {r_str} {mH_by_L[iL]:10.2f}")

# S64 L=6
log(f"  {6:3d} {s64_delta_C_gauss[6]:14.8f} {s64_delta_C_gauss[6]-s64_delta_C_gauss[5]:14.8f} "
    f"{r_6_gauss:12.4f} {mH_L6:10.2f}")
log(f"  inf {S_inf_best:14.8f} {'---':>14} {'---':>12} {mH_inf:10.2f}")

# =============================================================================
# 10. SAVE DATA
# =============================================================================
log("\n" + "=" * 80)
log("10. SAVING DATA")
log("=" * 80)

save_path = os.path.join(outdir, 's66_kk_threshold_l5.npz')

sec_p = np.array([s['p'] for s in per_sector])
sec_q = np.array([s['q'] for s in per_sector])
sec_level = np.array([s['level'] for s in per_sector])
sec_dim = np.array([s['dim'] for s in per_sector])
sec_T = np.array([s['T'] for s in per_sector])
sec_omega_min = np.array([s['omega_min'] for s in per_sector])
sec_dC_sharp = np.array([s['delta_C_sharp'] for s in per_sector])
sec_dC_gauss = np.array([s['delta_C_gauss'] for s in per_sector])

np.savez(save_path,
         # Gate
         gate_name='KK-THRESHOLD-L5-66',
         gate_verdict=verdict,
         gate_detail=detail,
         # Cumulative sums
         L_range=L_range,
         S_sharp=S_sharp,
         S_gauss=S_gauss,
         T_cumul=T_cumul,
         n_sec_cumul=n_sec_cumul,
         # Per-level increments
         delta_L_sharp=delta_L_sharp,
         delta_L_gauss=delta_L_gauss,
         # Convergence ratios
         r_5_gauss=r_5_gauss,
         r_5_sharp=r_5_sharp,
         r_gauss_list=np.array(r_gauss_list),
         r_sharp_list=np.array(r_sharp_list),
         # Extrapolation
         S_inf_aitken=S_inf_aitken,
         S_inf_best=S_inf_best,
         r_eff=r_eff,
         # Higgs mass
         mH_by_L=mH_by_L,
         mH_inf=mH_inf,
         mH_L6=mH_L6,
         m_H_obs=m_H_obs,
         # Parameters
         Lambda_fixed=Lambda_fixed,
         gamma_opt=gamma_opt,
         g3_MKK_nominal=g3_MKK_nominal,
         g3_inv2_nominal=g3_inv2_nominal,
         ratio_gilkey=ratio_gilkey,
         # Per-sector data
         sec_p=sec_p, sec_q=sec_q, sec_level=sec_level,
         sec_dim=sec_dim, sec_T=sec_T, sec_omega_min=sec_omega_min,
         sec_dC_sharp=sec_dC_sharp, sec_dC_gauss=sec_dC_gauss,
         )

log(f"  Saved: {save_path}")

# =============================================================================
# 11. PLOT
# =============================================================================
log("\n" + "=" * 80)
log("11. GENERATING PLOT")
log("=" * 80)

fig, axes = plt.subplots(2, 2, figsize=(14, 10))
fig.suptitle('KK-THRESHOLD-L5-66: Convergence of Gaussian-Cutoff Threshold Sum',
             fontsize=14, fontweight='bold')

# Panel 1: Cumulative sum S_L vs L
ax1 = axes[0, 0]
# Include S64 L=6 and extrapolation
L_ext = np.array(list(L_range) + [6])
S_ext = np.array(list(S_gauss) + [s64_delta_C_gauss[6]])
ax1.plot(L_ext, S_ext, 'b-o', linewidth=2, markersize=8, label='S_L (Gaussian)')
ax1.axhline(S_inf_best, color='red', linewidth=1.5, linestyle='--',
            label=f'Aitken $S_\\infty$ = {S_inf_best:.3f}')
ax1.fill_between([0, 6], [0, 0], [S_inf_best, S_inf_best], alpha=0.05, color='red')
ax1.set_xlabel('Truncation level L', fontsize=12)
ax1.set_ylabel(r'$\delta(1/g_3^2)$ (Gaussian)', fontsize=12)
ax1.set_title('Cumulative threshold sum')
ax1.legend(fontsize=10)
ax1.grid(True, alpha=0.3)

# Panel 2: Per-level increment
ax2 = axes[0, 1]
delta_ext = np.array(list(delta_L_gauss) + [s64_delta_C_gauss[6] - s64_delta_C_gauss[5]])
L_inc = np.arange(1, len(delta_ext) + 1)
ax2.bar(L_inc, delta_ext, color='steelblue', alpha=0.7, edgecolor='navy')
ax2.set_xlabel('Level L', fontsize=12)
ax2.set_ylabel(r'$\Delta_L = S_L - S_{L-1}$', fontsize=12)
ax2.set_title('Per-level increments (Gaussian)')
ax2.grid(True, alpha=0.3, axis='y')

# Panel 3: Convergence ratio
ax3 = axes[1, 0]
r_ext = list(r_gauss_list) + [r_6_gauss]
L_r = np.arange(3, 3 + len(r_ext))
ax3.plot(L_r, r_ext, 'ro-', markersize=10, linewidth=2)
ax3.axhline(1.0, color='green', linewidth=1, linestyle='--', label='r = 1 (boundary)')
ax3.axhline(PASS_THRESHOLD, color='orange', linewidth=1, linestyle=':', label=f'PASS < {PASS_THRESHOLD}')
ax3.axhline(FAIL_THRESHOLD, color='red', linewidth=1, linestyle=':', label=f'FAIL > {FAIL_THRESHOLD}')
ax3.set_xlabel('Level L', fontsize=12)
ax3.set_ylabel(r'$r_L = \Delta_L / \Delta_{L-1}$', fontsize=12)
ax3.set_title('Convergence ratio')
ax3.legend(fontsize=9)
ax3.grid(True, alpha=0.3)
ax3.set_ylim(0, max(max(r_ext) * 1.2, FAIL_THRESHOLD * 1.1))

# Panel 4: Higgs mass
ax4 = axes[1, 1]
mH_ext = np.array(list(mH_by_L) + [mH_L6])
L_mH = np.array(list(L_range) + [6])
ax4.plot(L_mH, mH_ext, 'b-o', markersize=8, linewidth=2, label='m_H(L)')
ax4.axhline(125.10, color='green', linewidth=2, linestyle='--', label='Observed 125.1 GeV')
ax4.axhline(mH_inf, color='red', linewidth=1, linestyle=':', label=f'Extrapolated {mH_inf:.1f} GeV')
ax4.fill_between([0, 7], [120, 120], [135, 135], alpha=0.1, color='green', label='[120, 135] band')
ax4.set_xlabel('Truncation level L', fontsize=12)
ax4.set_ylabel(r'$m_H$ (GeV)', fontsize=12)
ax4.set_title('Predicted Higgs mass')
ax4.legend(fontsize=9)
ax4.grid(True, alpha=0.3)

plt.tight_layout()
plot_path = os.path.join(outdir, 's66_kk_threshold_l5.png')
plt.savefig(plot_path, dpi=150, bbox_inches='tight')
log(f"  Plot saved: {plot_path}")

log("\n" + "=" * 80)
log("COMPUTATION COMPLETE")
log("=" * 80)
rf.close()
